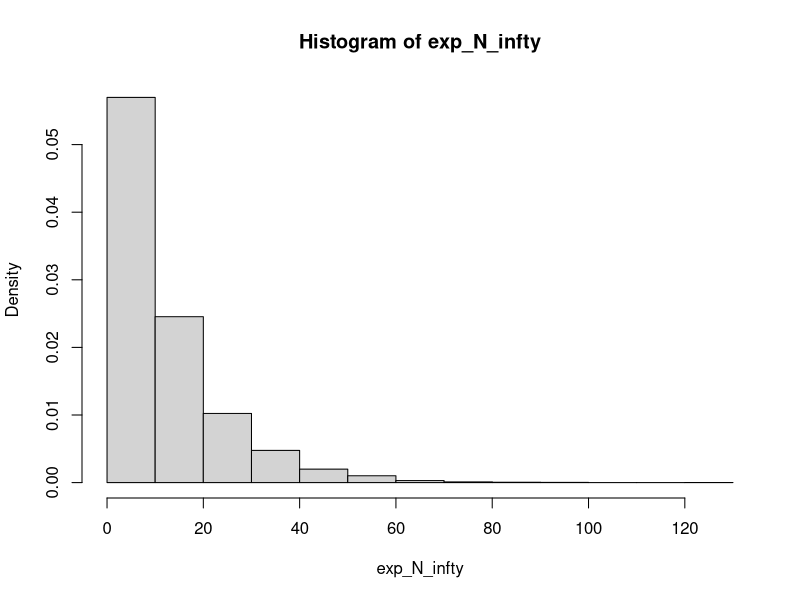
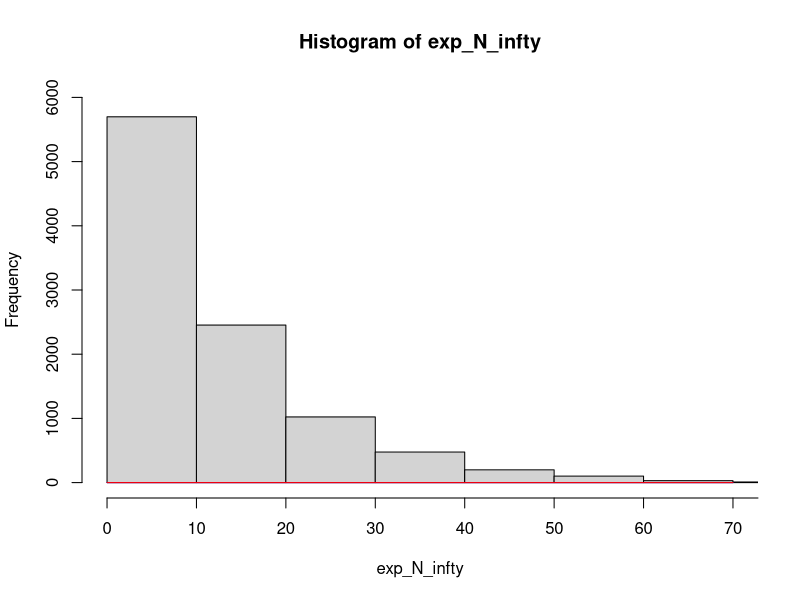
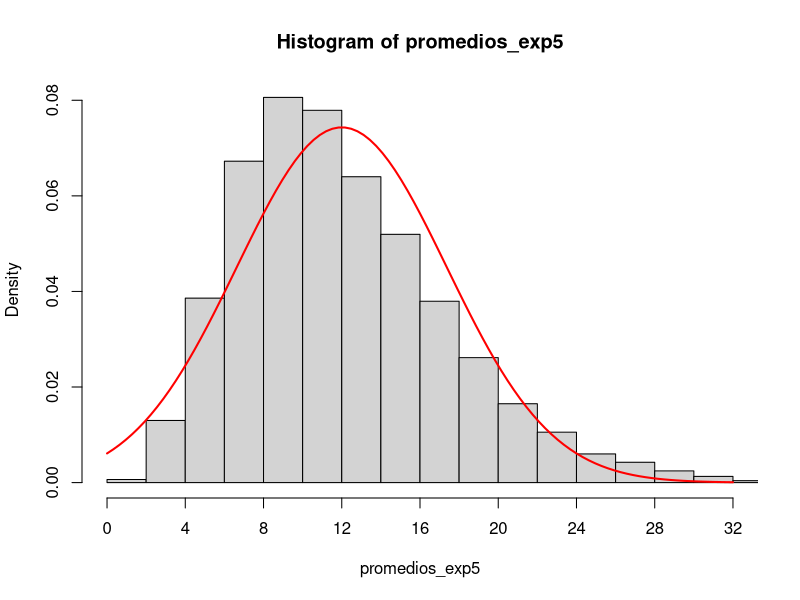
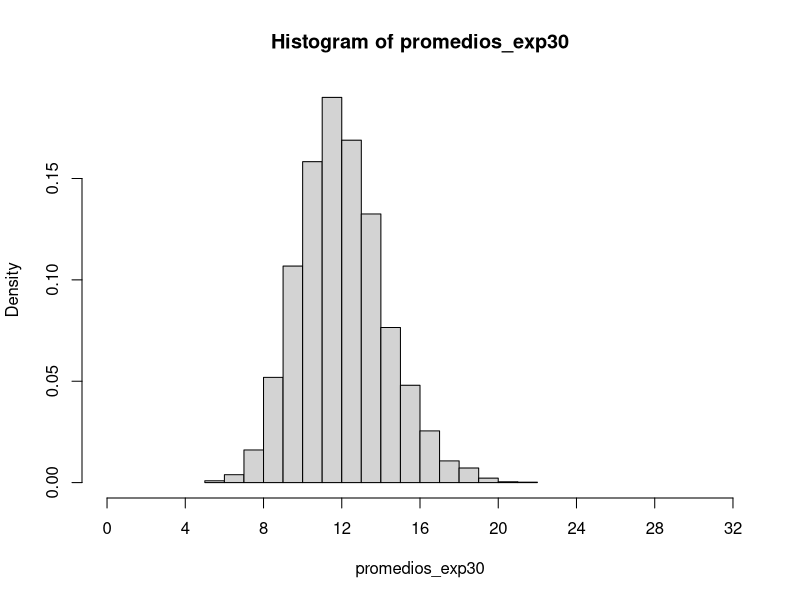
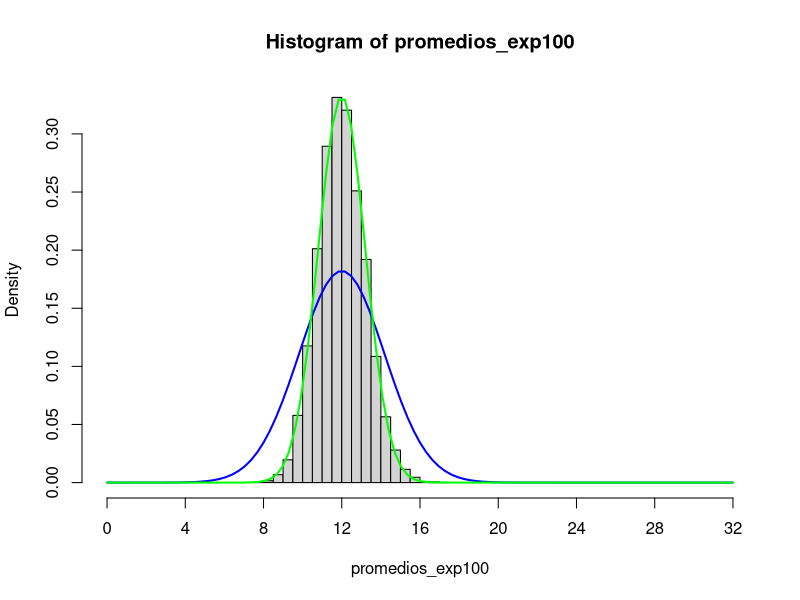
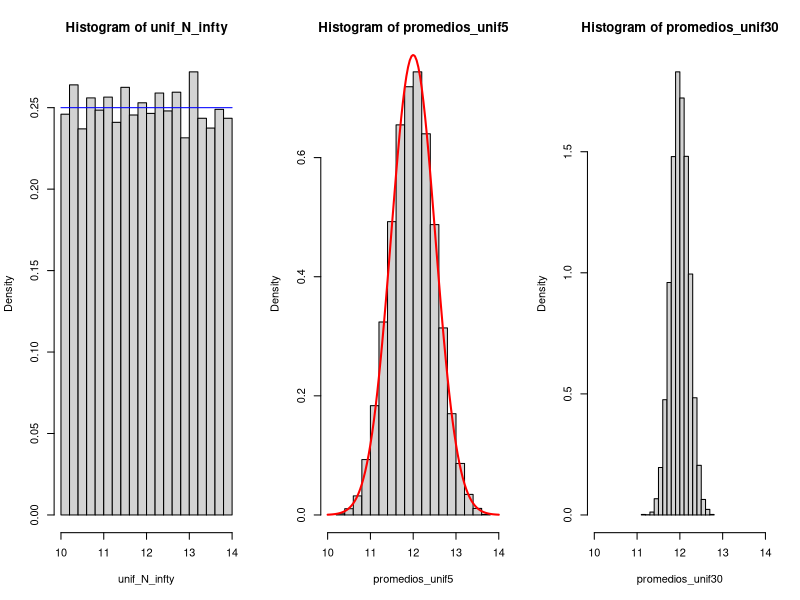
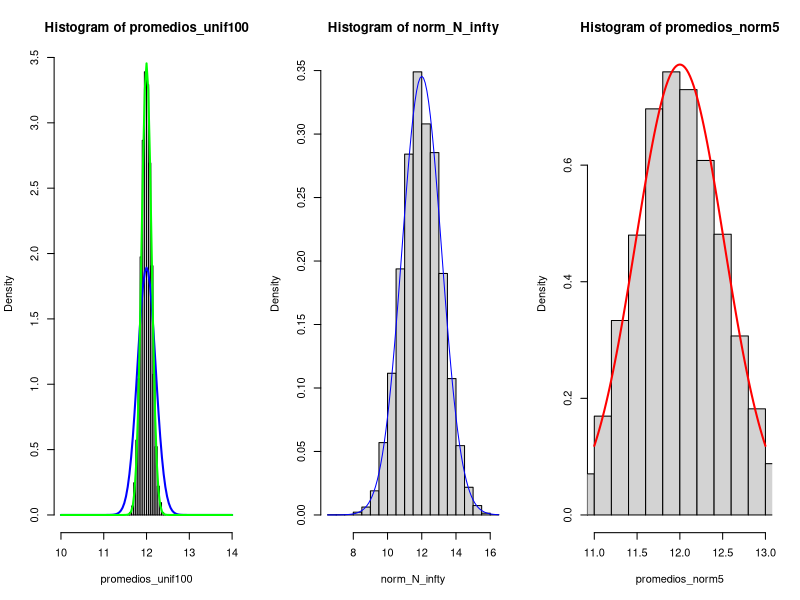
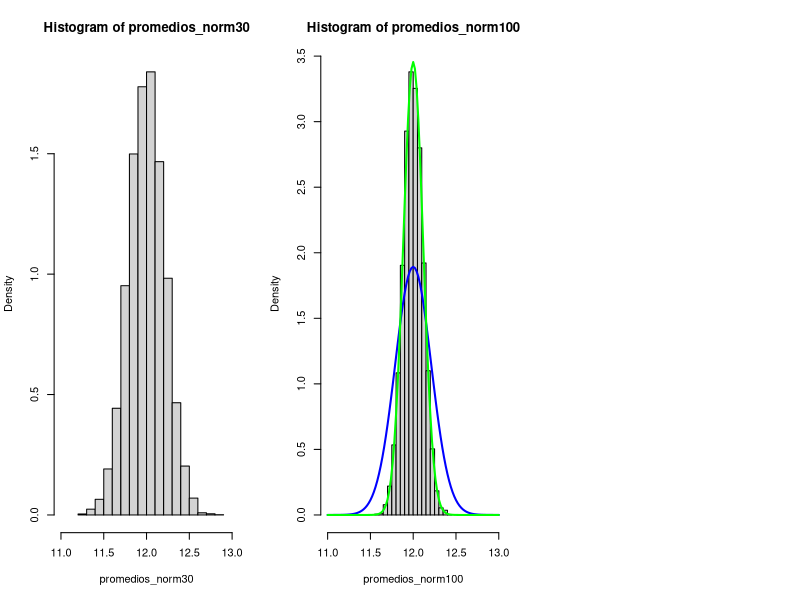

The R script that drew these images, in order:
#Ejercicio 1 con X~E(1/12)
# E(X) = 1/(1/12) = 12 y Var(X) = 1/(1/12**2) = 144

exp_N_infty = rexp(10000, rate = 1/12)
mean(exp_N_infty)
var(exp_N_infty)
hist(exp_N_infty, plot = T, probability = T)

hist(exp_N_infty, plot = T, freq = T, xlim = c(0, 70), ylim = c(0, 6000), xaxt = "n")
axis(1, at = seq(0, 80, 10))

#Se aproxima a una exponencial de parametro 1/12
#Tiene asimetria a derecha, ya que la probabilidad de que sea mayor a la esperanza (12) es mucho menor a que sea menor a la esperanza

curve(1/12*exp(-(1/12)*x), add = T, col = "blue")

grilla_X = seq(0, 140, 0.1)
curve(dexp(x, 1/12), add = T, col = "red")


#Ejercicio 2, 10.000 realizaciones del promedio con n = 5


calculo_de_promedios <- function(n){
  promedios_n = c()
  for(i in 1:10000){
    promedios_n <- append(promedios_n, mean(rexp(n, rate = 1/12)))
  } 
  return(promedios_n)
}


promedios_exp5 = calculo_de_promedios(5)

hist(promedios_exp5, plot = T, probability = T, xlim = c(0, 32), xaxt = "n")
axis(1, at = seq(0, 32, 4))
#Tiene asimetria a la derecha

curve(dnorm(x, mean = 12, sd= sqrt(144/5)), add = T, col = "red", lwd = 2)

#No es una buena aproximacion y eso se debe a que tomo un n bajo

promedios_exp30 = calculo_de_promedios(30)
promedios_exp100 = calculo_de_promedios(100)

hist(promedios_exp30, plot = T, probability = T, xlim = c(0,32), xaxt = "n")
axis(1, at = seq(0, 32, 4))

hist(promedios_exp100, plot = T, probability = T, xlim = c(0,32), xaxt = "n")
axis(1, at = seq(0, 32, 4))

curve(dnorm(x, mean = 12, sd= sqrt(144/30)), add = T, col = "blue", lwd = 2)
curve(dnorm(x, mean = 12, sd= sqrt(144/100)), add = T, col = "green", lwd = 2)

par(mfrow = c(1,3))




#Ejercicio 3 con X~U(10,14)
#E(X) = (14+10)/2 = 12 Var(X) = ((14-10)**2)/12 = 4/3

unif_N_infty = runif(10000, min = 10, max = 14)
mean(unif_N_infty)
var(unif_N_infty)
hist(unif_N_infty, plot = T, probability = T)

#Se aproxima a una uniforme entre 10 y 14

curve(dunif(x, min = 10, max = 14), add = T, col = "blue")


#Ejercicio 2, 10.000 realizaciones del promedio con n = 5

calculo_de_promedios_unif <- function(n){
  promedios_n = c()
  for(i in 1:10000){
    promedios_n <- append(promedios_n, mean(runif(n, min = 10, max = 14)))
  } 
  return(promedios_n)
}


promedios_unif5 = calculo_de_promedios_unif(5)

hist(promedios_unif5, plot = T, probability = T, xlim = c(10, 14))

curve(dnorm(x, mean = 12, sd= sqrt(4/15)), add = T, col = "red", lwd = 2)

#No es una buena aproximacion y eso se debe a que tomo un n bajo

promedios_unif30 = calculo_de_promedios_unif(30)
promedios_unif100 = calculo_de_promedios_unif(100)

hist(promedios_unif30, plot = T, probability = T, xlim = c(10, 14))

hist(promedios_unif100, plot = T, probability = T, xlim = c(10,14))

curve(dnorm(x, mean = 12, sd= sqrt(4/90)), add = T, col = "blue", lwd = 2)
curve(dnorm(x, mean = 12, sd= sqrt(4/300)), add = T, col = "green", lwd = 2)


#Ejercicio 4 con X~N(12,4/3)
#E(X) = (14+10)/2 = 12 Var(X) = 4/3

norm_N_infty = rnorm(10000, mean = 12, sd = sqrt(4/3))
mean(norm_N_infty)
var(norm_N_infty)
hist(norm_N_infty, plot = T, probability = T)

#Se aproxima a una normal de media 12 y varianza 4/3

curve(dnorm(x, mean = 12, sd = sqrt(4/3)), add = T, col = "blue")


#Ejercicio 2, 10.000 realizaciones del promedio con n = 5

calculo_de_promedios_norm <- function(n){
  promedios_n = c()
  for(i in 1:10000){
    promedios_n <- append(promedios_n, mean(rnorm(n, mean = 12, sd = sqrt(4/3))))
  } 
  return(promedios_n)
}


promedios_norm5 = calculo_de_promedios_norm(5)

hist(promedios_norm5, plot = T, probability = T, xlim = c(11,13))

curve(dnorm(x, mean = 12, sd= sqrt(4/15)), add = T, col = "red", lwd = 2)

#No es una buena aproximacion y eso se debe a que tomo un n bajo

promedios_norm30 = calculo_de_promedios_norm(30)
promedios_norm100 = calculo_de_promedios_norm(100)

hist(promedios_norm30, plot = T, probability = T, xlim = c(11, 13))

hist(promedios_norm100, plot = T, probability = T, xlim = c(11, 13))

curve(dnorm(x, mean = 12, sd= sqrt(4/90)), add = T, col = "blue", lwd = 2)
curve(dnorm(x, mean = 12, sd= sqrt(4/300)), add = T, col = "green", lwd = 2)
